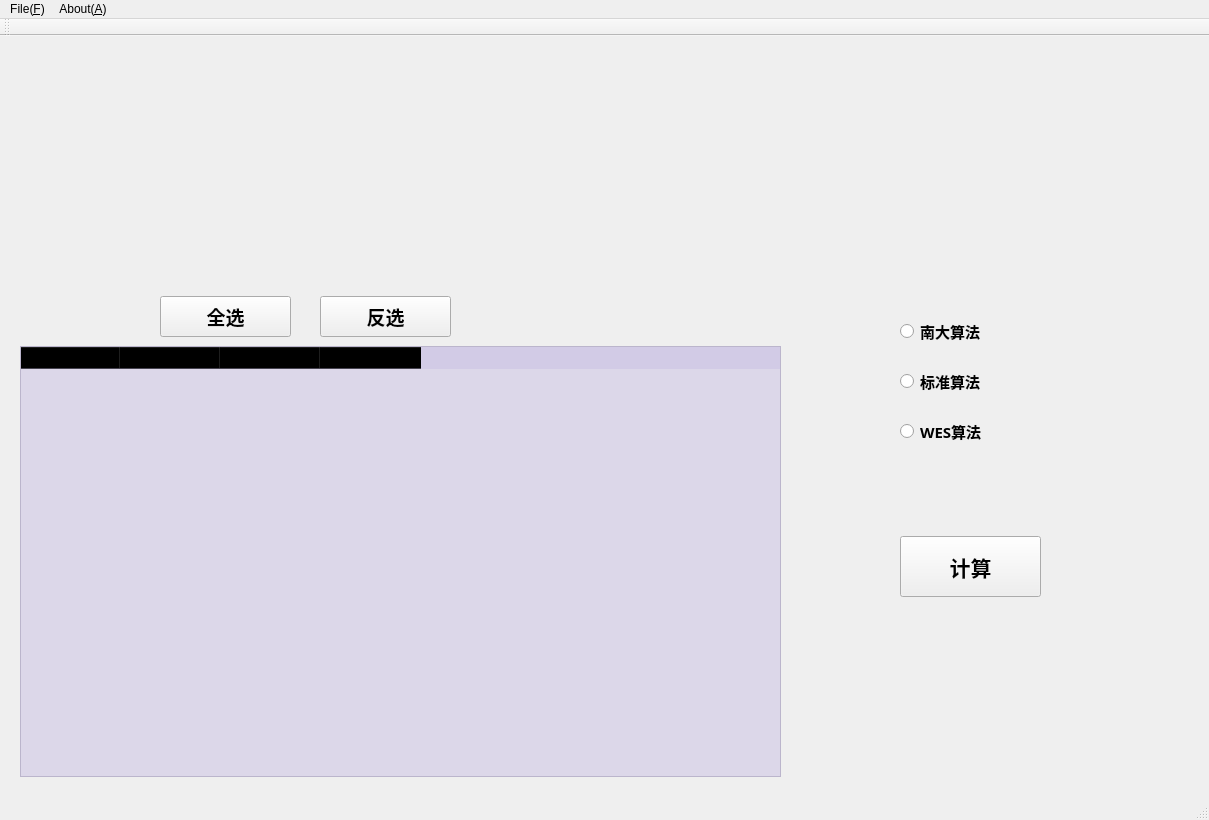
<?xml version="1.0" encoding="UTF-8"?>
<ui version="4.0">
 <class>MainWindow</class>
 <widget class="QMainWindow" name="MainWindow">
  <property name="geometry">
   <rect>
    <x>0</x>
    <y>0</y>
    <width>1209</width>
    <height>820</height>
   </rect>
  </property>
  <property name="windowTitle">
   <string>MainWindow</string>
  </property>
  <widget class="QWidget" name="centralWidget">
   <property name="styleSheet">
    <string notr="true">background-image: url(:/frame.jpg);</string>
   </property>
   <widget class="QTableWidget" name="tableWidget">
    <property name="geometry">
     <rect>
      <x>20</x>
      <y>310</y>
      <width>761</width>
      <height>431</height>
     </rect>
    </property>
    <property name="styleSheet">
     <string notr="true">background:rgb(200, 190, 227,50%)</string>
    </property>
    <column>
     <property name="text">
      <string>课程号</string>
     </property>
    </column>
    <column>
     <property name="text">
      <string>课程名</string>
     </property>
    </column>
    <column>
     <property name="text">
      <string>学分</string>
     </property>
    </column>
    <column>
     <property name="text">
      <string>成绩</string>
     </property>
    </column>
   </widget>
   <widget class="QPushButton" name="Calculate">
    <property name="geometry">
     <rect>
      <x>900</x>
      <y>500</y>
      <width>141</width>
      <height>61</height>
     </rect>
    </property>
    <property name="font">
     <font>
      <family>等线 Light</family>
      <pointsize>16</pointsize>
      <weight>75</weight>
      <bold>true</bold>
     </font>
    </property>
    <property name="styleSheet">
     <string notr="true">background:url(:/4.jpg)</string>
    </property>
    <property name="text">
     <string>计算</string>
    </property>
   </widget>
   <widget class="QLabel" name="showGPA">
    <property name="geometry">
     <rect>
      <x>540</x>
      <y>260</y>
      <width>131</width>
      <height>41</height>
     </rect>
    </property>
    <property name="font">
     <font>
      <family>Segoe Print</family>
      <pointsize>12</pointsize>
      <weight>50</weight>
      <bold>false</bold>
     </font>
    </property>
    <property name="styleSheet">
     <string notr="true">background:url(:/3.jpg)
</string>
    </property>
    <property name="text">
     <string/>
    </property>
   </widget>
   <widget class="QPushButton" name="selectAll">
    <property name="geometry">
     <rect>
      <x>160</x>
      <y>260</y>
      <width>131</width>
      <height>41</height>
     </rect>
    </property>
    <property name="font">
     <font>
      <family>等线 Light</family>
      <pointsize>14</pointsize>
      <weight>75</weight>
      <italic>false</italic>
      <bold>true</bold>
      <underline>false</underline>
     </font>
    </property>
    <property name="styleSheet">
     <string notr="true">background:url(:/3.jpg)</string>
    </property>
    <property name="text">
     <string>全选</string>
    </property>
   </widget>
   <widget class="QRadioButton" name="nju">
    <property name="geometry">
     <rect>
      <x>900</x>
      <y>280</y>
      <width>131</width>
      <height>31</height>
     </rect>
    </property>
    <property name="font">
     <font>
      <family>等线 Light</family>
      <pointsize>11</pointsize>
      <weight>75</weight>
      <bold>true</bold>
     </font>
    </property>
    <property name="styleSheet">
     <string notr="true">background:url(:/4.jpg)</string>
    </property>
    <property name="text">
     <string>南大算法</string>
    </property>
   </widget>
   <widget class="QRadioButton" name="std">
    <property name="geometry">
     <rect>
      <x>900</x>
      <y>330</y>
      <width>131</width>
      <height>31</height>
     </rect>
    </property>
    <property name="font">
     <font>
      <family>等线 Light</family>
      <pointsize>11</pointsize>
      <weight>75</weight>
      <bold>true</bold>
     </font>
    </property>
    <property name="styleSheet">
     <string notr="true">background:url(:/4.jpg)</string>
    </property>
    <property name="text">
     <string>标准算法</string>
    </property>
   </widget>
   <widget class="QRadioButton" name="wes">
    <property name="geometry">
     <rect>
      <x>900</x>
      <y>380</y>
      <width>131</width>
      <height>31</height>
     </rect>
    </property>
    <property name="font">
     <font>
      <family>等线 Light</family>
      <pointsize>11</pointsize>
      <weight>75</weight>
      <bold>true</bold>
     </font>
    </property>
    <property name="styleSheet">
     <string notr="true">background:url(:/4.jpg)</string>
    </property>
    <property name="text">
     <string>WES算法</string>
    </property>
   </widget>
   <widget class="QPushButton" name="selectAll_2">
    <property name="geometry">
     <rect>
      <x>320</x>
      <y>260</y>
      <width>131</width>
      <height>41</height>
     </rect>
    </property>
    <property name="font">
     <font>
      <family>等线 Light</family>
      <pointsize>14</pointsize>
      <weight>75</weight>
      <italic>false</italic>
      <bold>true</bold>
      <underline>false</underline>
     </font>
    </property>
    <property name="styleSheet">
     <string notr="true">background:url(:/3.jpg)</string>
    </property>
    <property name="text">
     <string>反选</string>
    </property>
   </widget>
  </widget>
  <widget class="QMenuBar" name="menuBar">
   <property name="geometry">
    <rect>
     <x>0</x>
     <y>0</y>
     <width>1209</width>
     <height>26</height>
    </rect>
   </property>
   <widget class="QMenu" name="menuFile_F">
    <property name="title">
     <string>File(&amp;F)</string>
    </property>
    <addaction name="actionOpen_O"/>
   </widget>
   <widget class="QMenu" name="menuAbout_A">
    <property name="title">
     <string>About(&amp;A)</string>
    </property>
    <addaction name="actionDeveloper_D"/>
    <addaction name="actionInstructions_I"/>
   </widget>
   <addaction name="menuFile_F"/>
   <addaction name="menuAbout_A"/>
  </widget>
  <widget class="QToolBar" name="mainToolBar">
   <attribute name="toolBarArea">
    <enum>TopToolBarArea</enum>
   </attribute>
   <attribute name="toolBarBreak">
    <bool>false</bool>
   </attribute>
  </widget>
  <widget class="QStatusBar" name="statusBar"/>
  <action name="actionOpen_O">
   <property name="icon">
    <iconset resource="pic.qrc">
     <normaloff>:/t1.png</normaloff>:/t1.png</iconset>
   </property>
   <property name="text">
    <string>Open(&amp;O)</string>
   </property>
   <property name="shortcut">
    <string>Ctrl+O</string>
   </property>
  </action>
  <action name="actionDeveloper_D">
   <property name="icon">
    <iconset resource="pic.qrc">
     <normaloff>:/t2.png</normaloff>:/t2.png</iconset>
   </property>
   <property name="text">
    <string>Developer(&amp;D)</string>
   </property>
   <property name="shortcut">
    <string>Ctrl+D</string>
   </property>
  </action>
  <action name="actionInstructions_I">
   <property name="icon">
    <iconset resource="pic.qrc">
     <normaloff>:/t3.png</normaloff>:/t3.png</iconset>
   </property>
   <property name="text">
    <string>Instructions(&amp;I)</string>
   </property>
   <property name="shortcut">
    <string>Ctrl+I</string>
   </property>
  </action>
 </widget>
 <layoutdefault spacing="6" margin="11"/>
 <resources>
  <include location="pic.qrc"/>
 </resources>
 <connections/>
</ui>
